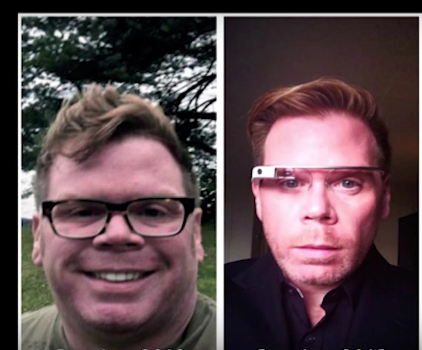
%> input picture Practica 2/face.png, 422 x 350 px
$ octave --eval "ej21;"   (GNU Octave 9; MATLAB toolbox functions it lacks are replaced by stand-ins)
%> lines starting %> are read from the running program, lines starting %| are printed output that depends on the picture
function [] = ej21() % file is the name of the image
%ej21 This function illustrates the effect of resizing and smoothing with different 1D and 2D masks
close all;
file='face.png';
im=imread(file);
%> im is the input picture: size 350x422x3 uint8; mean R, G, B 91.9, 72.2, 76.7
imGray=rgb2gray(im);
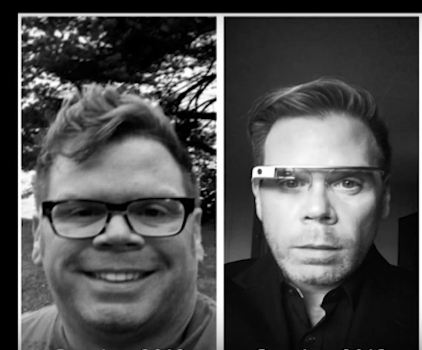
%> imGray: size 350x422 uint8; min 0, max 255, mean 78.6
resizedIm=imresize(imGray, 2);
h_hor=[1 1 1 1 1]; % 1D mask defined
h_hor=h_hor/sum(h_hor); % normalization
% define a vertical mask and apply it on the gray image.
smoothedImGray1D_hor=imfilter(double(imGray),h_hor);
%b)
% Repeat the smoothing several times in order to remove the line in the middle.
%Look for alternative of the mean filter to remove the line in the middle.
for i = 1:100
    smoothedImGray1D_hor = imfilter(smoothedImGray1D_hor,h_hor);
end
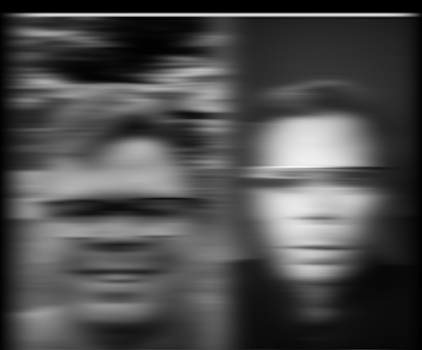
%> smoothedImGray1D_hor: size 350x422 double; min 0, max 247.8, mean 76.3
% define the 2D mask, shell we normalize it?
% smoothedImGray2D = ... %convolving with a 2D mask
%c)
mask_ver = [1; 1; 1; 1; 1;];
mask_ver = mask_ver / sum(mask_ver);
smoothedGray1D_ver = imfilter(imGray, mask_ver);
for i = 1:100
    smoothedGray1D_ver = imfilter(smoothedGray1D_ver, mask_ver);
end
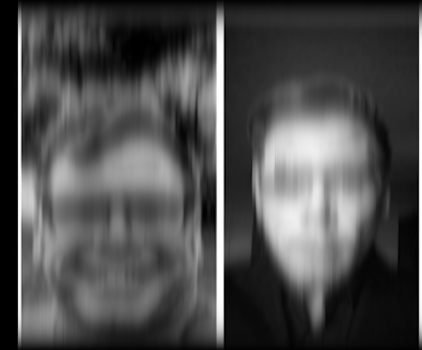
%> smoothedGray1D_ver: size 350x422 uint8; min 0, max 255, mean 77.3
figure
subplot(3,5,2),imshow(im, []), title('Original image'),...
subplot(3,5,5),imshow(imGray), title('Gray image'),...
subplot(3,5,6),imshow(resizedIm),title('Resized image'),...
subplot(3,5,7),imshow(uint8(smoothedImGray1D_hor)),title('Smoothed image'),...
subplot(3,5,9),imhist(imGray), title('Histogram of Original im.'), ...
subplot(3,5,10),imhist(resizedIm),title('Histogram of resized im.'),...
subplot(3,5,11),imhist(uint8(smoothedImGray1D_hor)),title('Histogram of smoothed image'),...
subplot(3,5,12),imshow(uint8(smoothedGray1D_ver)),title('Vertical Mask'),...
subplot(3,5,13),imhist(uint8(smoothedGray1D_ver)),title('Histogram vertical');
%> after `title('Histogram vertical')`:
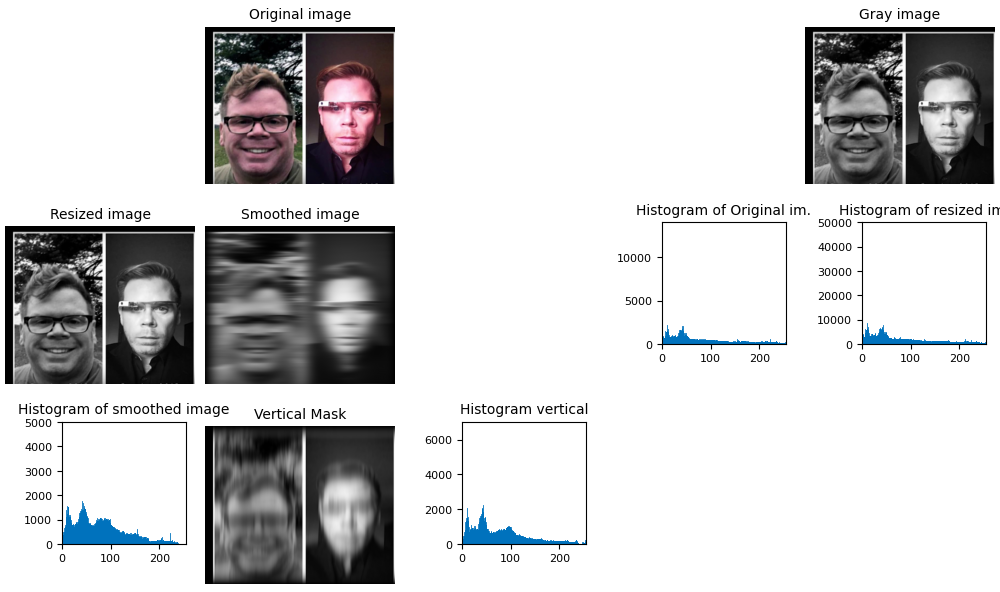
%> figure redrawn from the program's plot data, 9 panels

%d, e)

im = imread('./images/clooney.jpg');
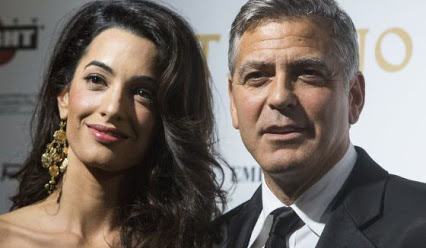
%> input picture Practica 2/images/clooney.jpg, 426 x 248 px
%> im is the input picture: size 248x426x3 uint8; mean R, G, B 116.7, 107.6, 101.2
h1 = [[1 1 1 1 1], [1, 1, 1, 1, 1]];
h2 = [[1 1 1 1 1]; [1 1 1 1 1]; [1 1 1 1 1]; [1 1 1 1 1]; [1 1 1 1 1]];
h1 = h1/sum(h1);
h2 = h2/sum(h2);

imf1 = imfilter(im, h1);
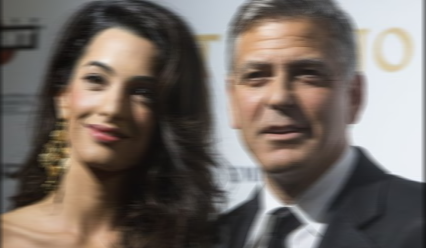
%> imf1: size 248x426x3 uint8; mean R, G, B 115.9, 106.8, 100.5
imf2 = imfilter(im, h2);
imf3 = im;
for i = 1:4
    imf3 = imfilter(imf3, h1);
end
%> this loop made 4 passes
%> pass 3, in ej21, `imf3 = imfilter(imf3, h1);`:
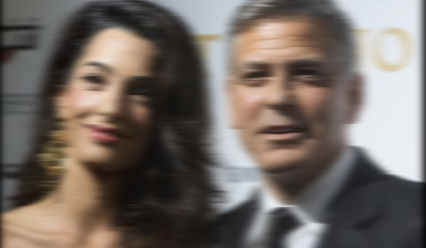
%> imf3: size 248x426x3 uint8; mean R, G, B 115.1, 106, 99.7

figure
subplot(1,3,1), imshow(imf1), title('Small mask'),...
subplot(1,3,2), imshow(imf2), title('Big mask'),...
subplot(1,3,3), imshow(imf3), title('Small mask applied 4 times');

end
